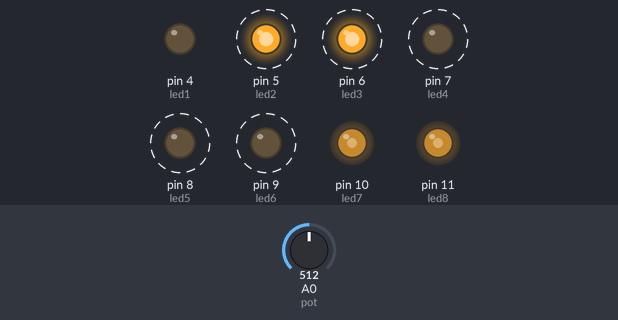
The sketch below on a simulated Arduino Uno, built with avr-gcc and run on an emulated ATmega328P. Parts: output pins drawn as LEDs (lit = HIGH). Dashed ring = blinking. Inputs (shaded band) come from the test bench; at power-on: A0 (pot) = 512.

Above: at 1.2 s.
1.3 s: A0 (pot) set to 716
At 2.25 s:
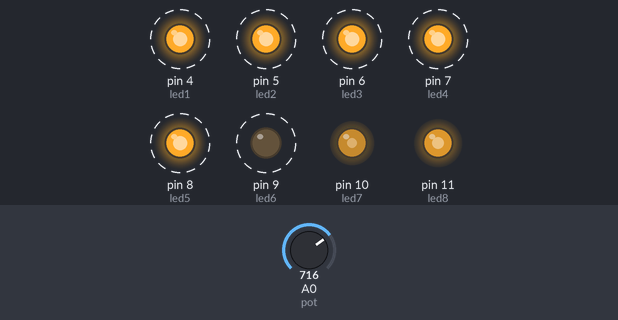
4.3 s: A0 (pot) set to 900
At 4.65 s:
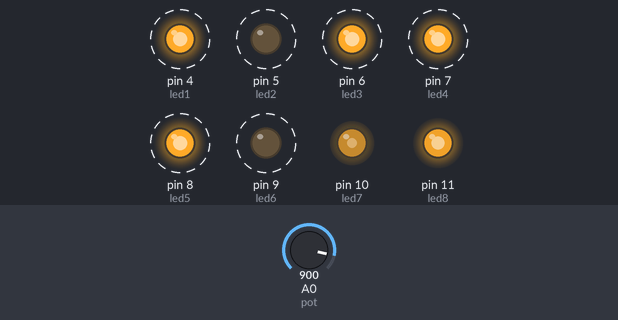
7.3 s: A0 (pot) set to 511
At 8.25 s:
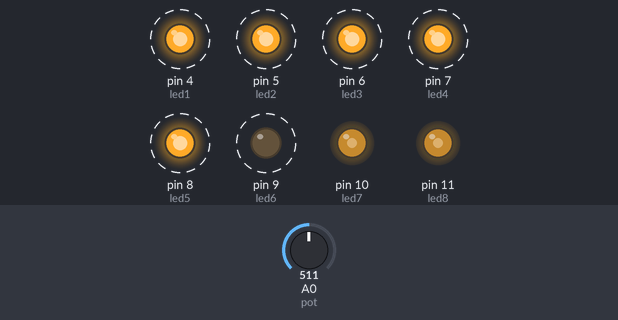
10.3 s: A0 (pot) set to 122
At 10.65 s:
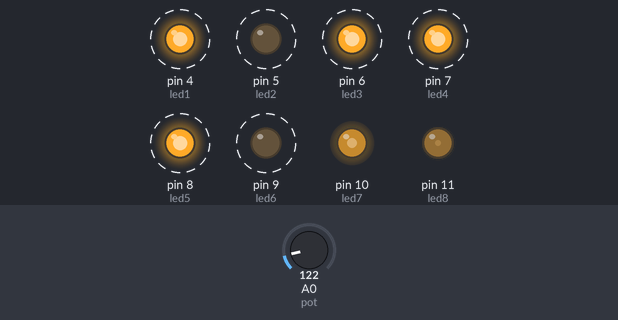
13.3 s: A0 (pot) set to 0
At 14.25 s:
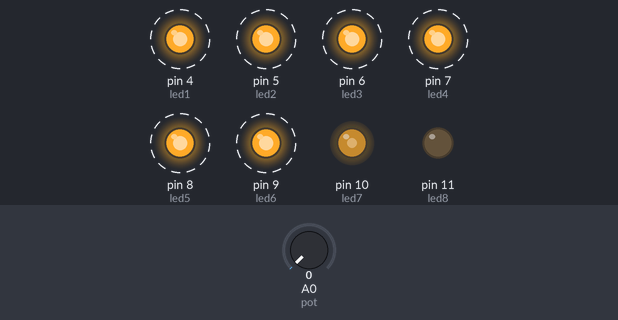
Timing chart, 0 to 39.6 s (numbered marks = the images above; inputs shaded):
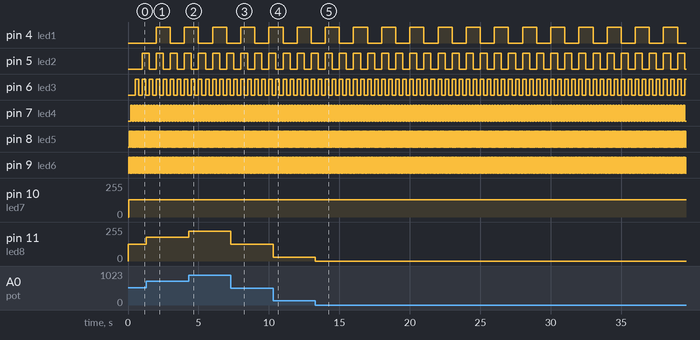

The sketch:

pvm2.ino
```cpp
/*pvm ölçer bu kod
 * fizik projesidir
 * filiz akın
 * 11/C 9998
 */

const int led1 = 4;
const int led2 = 5;
const int led3 = 6;
const int led4 = 7;
const int led5 = 8;
const int led6 = 9;
const int led7 = 10;
const int led8 = 11;
const int pot = A0;

unsigned long eski = 0;
int sure = 1000;
int ledstat = HIGH;

unsigned long eski1 = 0;
int sure1 = 500;
int ledstat1 = HIGH;

unsigned long eski2 = 0;
int sure2 = 250;
int ledstat2 = HIGH;

unsigned long eski3 = 0;
int sure3 = 100;
int ledstat3 = HIGH;

unsigned long eski4 = 0;
int sure4 = 50;
int ledstat4 = HIGH;

unsigned long eski5 = 0;
int sure5 = 25;
int ledstat5 = HIGH;

unsigned long eski6 = 0;
int sure6 = 0.00001;
int ledstat6 = HIGH;


void setup() {
  // put your setup code here, to run once:
pinMode(led1, OUTPUT);
pinMode(led2, OUTPUT);
pinMode(led3, OUTPUT);
pinMode(led4, OUTPUT);
pinMode(led5, OUTPUT);
pinMode(led6, OUTPUT);
pinMode(led7, OUTPUT);
pinMode(led8, OUTPUT);
}

void loop() {
  // put your main code here, to run repeatedly:
unsigned long suan = millis();
if(suan-eski >= sure) {
  if(ledstat== LOW) {
    digitalWrite(led1, HIGH);
    ledstat = HIGH;
  }    else {
    digitalWrite(led1, LOW);
    ledstat = LOW;
    }
    eski=suan;
  }

if(suan-eski1 >= sure1) {
  if(ledstat1==LOW) {
    digitalWrite(led2, HIGH);
    ledstat1 = HIGH;
    }
    else {
      digitalWrite(led2, LOW);
      ledstat1 = LOW;
    }
    eski1=suan;
}
if(suan-eski2 >= sure2) {
  if(ledstat2== LOW) {
    digitalWrite(led3,HIGH);
    ledstat2= HIGH;
  }
  else {
    digitalWrite(led3, LOW);
    ledstat2= LOW;
  }
  eski2=suan;
  }

if(suan-eski3 >= sure3) {
  if(ledstat3== LOW) {
    digitalWrite(led4, HIGH);
    ledstat3= HIGH;
  }
  else {
    digitalWrite(led4,LOW);
    ledstat3 = LOW;
  }
  eski3=suan;
}

if(suan-eski4 >= sure4) {
  if(ledstat4== LOW) {
    digitalWrite(led5, HIGH);
    ledstat4= HIGH;
  }
  else {
    digitalWrite(led5,LOW);
    ledstat4 = LOW;
  }
  eski4=suan;
}
if(suan-eski5 >= sure5) {
  if(ledstat5== LOW) {
    digitalWrite(led6, HIGH);
    ledstat5= HIGH;
  }
  else {
    digitalWrite(led6,LOW);
    ledstat5 = LOW;
  }
  eski5=suan;
}

unsigned long simdi = micros();
if(suan-eski6 >= sure6) {
  if(ledstat6== LOW) {
    digitalWrite(led7, HIGH);
    ledstat6= HIGH;
  }
  else {
    digitalWrite(led7,LOW);
    ledstat6 = LOW;
  }
  eski6=simdi;
}

int pot= analogRead(pot);
pot=map(pot,0,1023,0,255);
analogWrite(led8 , pot);
}
```

Measured:
- after the input at 1.3 s, pin 11 (led8): 127/255 → 178/255 at once
- after the input at 4.3 s, pin 11 (led8): 178/255 → 224/255 at once
- after the input at 7.3 s, pin 11 (led8): 224/255 → 127/255 at once
- after the input at 10.3 s, pin 11 (led8): 127/255 → 30/255 at once
- after the input at 13.3 s, pin 11 (led8): 30/255 → 0/255 at once
- by itself, pin 4 (led1): alternates HIGH for 1.0 s and LOW for 1.0 s
- by itself, pin 5 (led2): alternates HIGH for 0.50 s and LOW for 0.50 s
- by itself, pin 6 (led3): alternates HIGH for 0.25 s and LOW for 0.25 s
